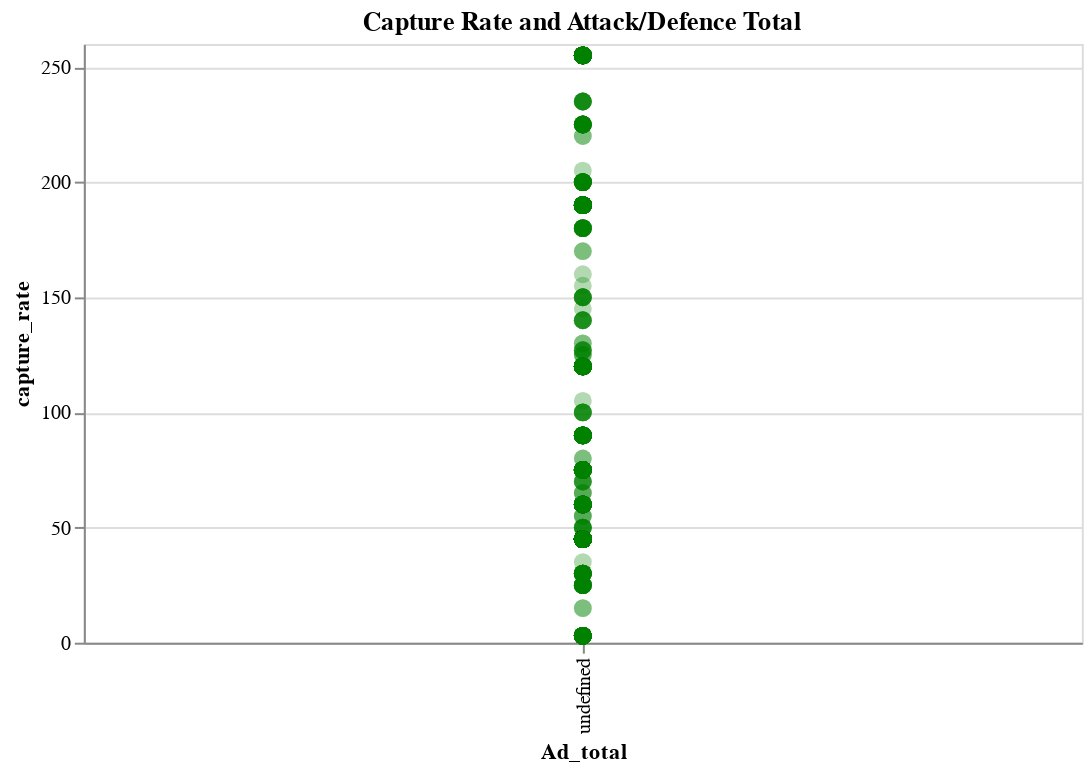

The notebook cell this image was saved under:
### Markdown cell above
If the data isn't running properlly you set the data type in Altair
.encode(
    x=alt.X('Ad_total:N')
    y=alt.Y('capture_rate:O')
)
Ordinal= O - descrete or ordered data
Nominal= N - discrete unordered data
Quantitative = Q - continious quantity
Temporal = T - time or date value

Below is terrible example - but it does outline the way that the code is formatted.

This sets the amount of bars allowed in the chart:

encode(
    x=alt.X('Ad_total:N', bin=alt.bin(maxbins=20))
    y=alt.Y('capture_rate:O')
    )

### Code cell
pokemon_plot3=alt.Chart(plot_df, width=500, height=300).mark_circle(color='green', size=80, opacity=0.3).encode(
    x=alt.X('Ad_total:N'),
    y=alt.Y('capture_rate:Q')
).properties(title='Capture Rate and Attack/Defence Total')
pokemon_plot3

### Figure 1 — Vega-Lite specification as saved in the notebook (floating-point values rounded to 4 significant figures; data arrays with more than 128 entries replaced by an {"elided": "..."} marker saying what was removed)
{"config": {"view": {"continuousWidth": 400, "continuousHeight": 300}}, "data": {"name": "data-4c8f6d6701547d66929fc920d3b32134"}, "mark": {"type": "circle", "color": "green", "opacity": 0.3, "size": 80}, "encoding": {"x": {"field": "Ad_total", "type": "nominal"}, "y": {"field": "capture_rate", "type": "quantitative"}}, "height": 300, "title": "Capture Rate and Attack/Defence Total", "width": 500, "$schema": "https://vega.github.io/schema/vega-lite/v4.17.0.json", "datasets": {"data-4c8f6d6701547d66929fc920d3b32134": {"elided": "801 records"}}}
